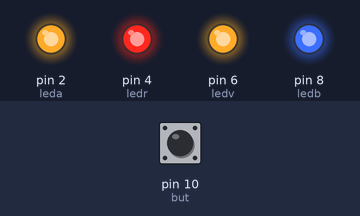
The sketch below on a simulated Arduino Uno, built with avr-gcc and run on an emulated ATmega328P. Parts: output pins drawn as LEDs (lit = HIGH). The test bench sets the inputs (shaded band); at power-on: pin 10 (but) HIGH.

Above: at 1.2 s.
1.3 s: pin 10 (but) pulled LOW for 0.15 s
At 1.37 s:
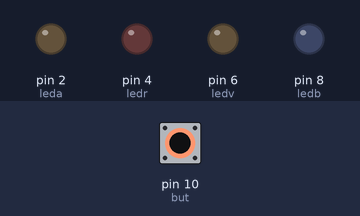
2.9 s: pin 10 (but) pulled LOW for 3.2 s
At 6.9 s:
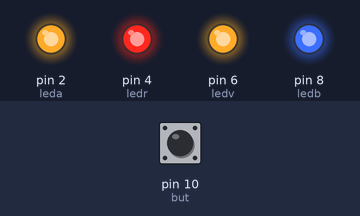
Timing chart, 0 to 8.4 s (numbered marks = the images above; inputs shaded):
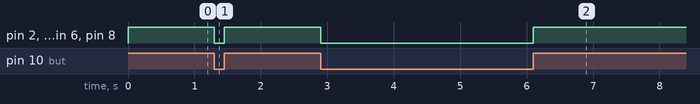

Measured:
- after the input at 1.3 s, pin 2 (leda), pin 4 (ledr), pin 6 (ledv), pin 8 (ledb): HIGH → LOW at once, → HIGH 0.15 s later
- after the input at 2.9 s, pin 2 (leda), pin 4 (ledr), pin 6 (ledv), pin 8 (ledb): HIGH → LOW at once, → HIGH 3.2 s later

The sketch:

sketch_mar19a_Arduino.ino
```cpp
int but = 10;
int leda = 2;
int ledr = 4;
int ledv = 6;
int ledb = 8;
bool estadobt = LOW;

void setup() {
  // put your setup code here, to run once:
  pinMode(but, INPUT);
  pinMode(leda, OUTPUT);
  pinMode(ledr, OUTPUT);
  pinMode(ledv, OUTPUT);
  pinMode(ledb, OUTPUT);
}

void loop() {
  // put your main code here, to run repeatedly:
  estadobt = digitalRead(but);
  if(estadobt == LOW){
    digitalWrite(leda, LOW);
    digitalWrite(ledr, LOW);
    digitalWrite(ledv, LOW);
    digitalWrite(ledb, LOW);
  }
  else if(estadobt == HIGH){
    digitalWrite(leda, HIGH);
    digitalWrite(ledr, HIGH);
    digitalWrite(ledv, HIGH);
    digitalWrite(ledb, HIGH);
  }
}
```
